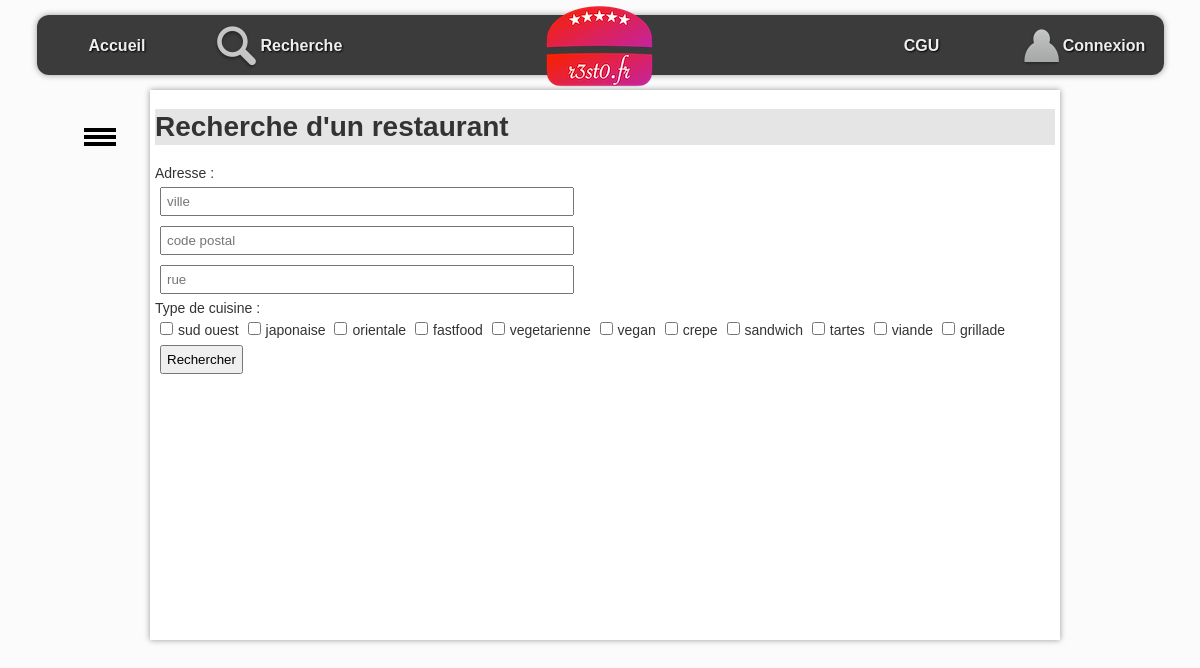
/?action=recherche&critere=multicritere, run on the app's committed database.
### tables this page shows
CREATE TABLE `typecuisine` (
  `idTC` bigint NOT NULL,
  `libelleTC` varchar(255) DEFAULT NULL
);

### controleur/rechercheResto.php (called while the page is built, shortened)
<?php
include_once "$racine/controleur/prompt.php";
$critere = "nom";
if (isset($_GET["critere"])) {
    $critere = $_GET["critere"];
}
if (isset($_GET["critere"])){
    $critere = $_GET["critere"];
}
$voieAdrR="";
$cpR="";
$villeR="";
include "$racine/vue/entete.html.php";
include "$racine/vue/vueRechercheResto.php";
include "$racine/vue/pied.html.php";

### index.php (called while the page is built, shortened)
<?php
include "getRacine.php";
include_once "$racine/controleur/prompt.php";
include_once "$racine/modele/authentification.inc.php";
if (isset($_GET["action"])) {
    $fichier = $controller->getAction($_GET["action"]);
} else {
    $fichier = $controller->getAction("defaut");
}
include "$racine/controleur/$fichier";

### modele/bd.inc.php (called while the page is built, shortened)
<?php
class ConnexionPDO {
    public function __construct() {
        $this->login = 'root';
        $this->mdp = '';
        $this->bd = 'bd_resto_view';
        $this->serveur = 'localhost';
        try {
            $this->cnx = new PDO("mysql:host=$this->serveur;dbname=$this->bd;charset=UTF8", $this->login, $this->mdp);
        } catch (PDOException $e) {
            print "Erreur de connexion PDO ";
            die();
        }
    }
}

### controleur/prompt.php (called while the page is built, shortened)
<?php
include_once "$racine/modele/bd.inc.php";
include_once "$racine/modele/bd.typecuisine.inc.php";
$typecuisine = new TypeCuisine;

### modele/bd.typecuisine.inc.php (called while the page is built, shortened)
<?php
include "$racine/controleur/prompt.php";
class typecuisine extends ConnexionPDO {
    function getTypesCuisine() {
        $resultat = array();
        try {
            $req = $this->cnx->prepare("SELECT * FROM typecuisine");
            $req->execute();
            $resultat = $req->fetchAll(PDO::FETCH_ASSOC);
        } catch (PDOException $e) {
            print "Erreur !: " . $e->getMessage();
            die();
        }
        return $resultat;
    }
}

### vue/vueRechercheResto.php (the view, shortened to what this page needs)
<h1>Recherche d'un restaurant</h1>
<form action="./?action=recherche&critere=<?=$critere?>" method="POST">
    <?php
    include_once("./modele/bd.typecuisine.inc.php");
    $type_cuisines = $typecuisine->getTypesCuisine();
    switch ($critere) {
        case "nom"?>
        <?php case "multicritere"?>
        Adresse :<br/>
        <input type="text" name="villeR" placeholder="ville" value="<?= $villeR ?>"/><br/>
        <input type="text" name="cpR" placeholder="code postal" value="<?= $cpR ?>"/><br/>
        <input type="text" name="voieAdrR" placeholder="rue" value="<?= $voieAdrR ?>"/><br/>
        Type de cuisine :<br/>
            <?php foreach($type_cuisines as $type_cuisine){ ?>
            <input type="checkbox" name="type[]" value="<?= $type_cuisine["idTC"] ?>"><?= $type_cuisine["libelleTC"] ?></option>
            <?php } ?>
   <?php } ?>
    <br/>
    <input type="submit" value="Rechercher"/>
</form>

### css/base.css (style rules this page uses)
:root { --largeurPage: 900px; --largeurMenuCont : 200px; --margeCalc: calc((100% - var(--largeurPage)) / 2); --margeMenuHaut : 15px; --hauteurMenuGene:60px; --coulA1:#5A7694; --coulA2:#D7E5ED; --coulB1:#566459; --coulB2:#90974A; --coulC:#CDBCA0; --fondC:#fcfbfb; --padding_cote:5px; }
body { font-family: Arial, Helvetica, sans-serif; color : #333; font-size : 14px; line-height : 1.3; scroll-behavior: smooth; background-color : var(--fondC); }

### css/form.css (style rules this page uses)
input[type=text],input[type=submit],input[type=password],input[type=checkbox],select,option { padding : 5px; margin : 5px; }
input[type=text],input[type=password] { width : 400px; }

### css/cgu.css (style rules this page uses)
h1,h2,h3,h4 { background-color : #0000001a; }

### data on the page
typecuisine: libelleTC "sud ouest"
typecuisine: libelleTC "japonaise"
typecuisine: libelleTC "orientale"
typecuisine: libelleTC "fastfood"
typecuisine: libelleTC "vegetarienne"
typecuisine: libelleTC "vegan"
typecuisine: libelleTC "crepe"
typecuisine: libelleTC "sandwich"
typecuisine: libelleTC "tartes"
typecuisine: libelleTC "viande"
typecuisine: libelleTC "grillade"
